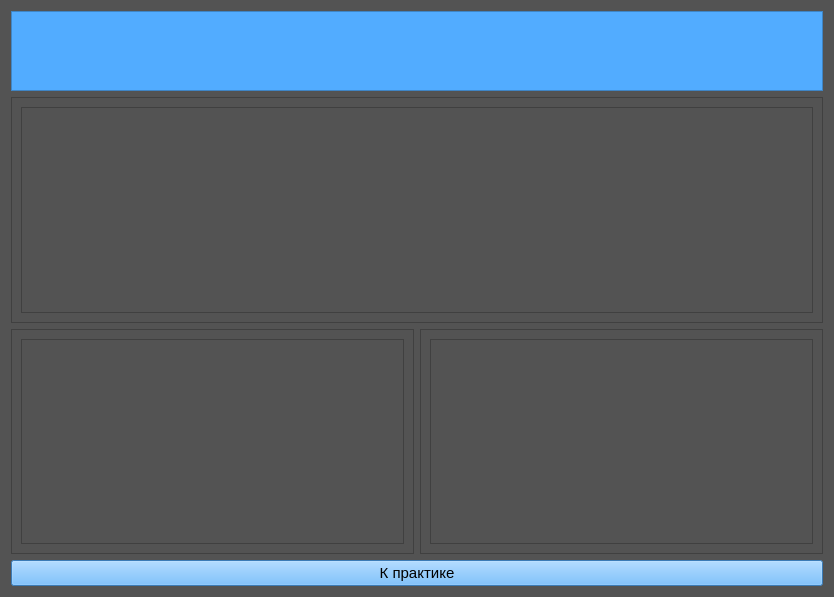
<?xml version="1.0" encoding="UTF-8"?>
<ui version="4.0">
 <class>Form</class>
 <widget class="QWidget" name="Form">
  <property name="geometry">
   <rect>
    <x>0</x>
    <y>0</y>
    <width>834</width>
    <height>597</height>
   </rect>
  </property>
  <property name="windowTitle">
   <string>Form</string>
  </property>
  <property name="styleSheet">
   <string notr="true">background-color: rgb(83, 83, 83);</string>
  </property>
  <layout class="QVBoxLayout" name="verticalLayout_2">
   <item>
    <widget class="QFrame" name="frame">
     <property name="minimumSize">
      <size>
       <width>0</width>
       <height>80</height>
      </size>
     </property>
     <property name="styleSheet">
      <string notr="true">background-color: rgb(82, 172, 255);</string>
     </property>
     <property name="frameShape">
      <enum>QFrame::StyledPanel</enum>
     </property>
     <property name="frameShadow">
      <enum>QFrame::Raised</enum>
     </property>
     <widget class="QLabel" name="label">
      <property name="geometry">
       <rect>
        <x>30</x>
        <y>20</y>
        <width>641</width>
        <height>51</height>
       </rect>
      </property>
      <property name="font">
       <font>
        <pointsize>18</pointsize>
       </font>
      </property>
      <property name="text">
       <string>               </string>
      </property>
     </widget>
    </widget>
   </item>
   <item>
    <widget class="QScrollArea" name="scrollArea">
     <property name="widgetResizable">
      <bool>true</bool>
     </property>
     <widget class="QWidget" name="scrollAreaWidgetContents_2">
      <property name="geometry">
       <rect>
        <x>0</x>
        <y>0</y>
        <width>814</width>
        <height>226</height>
       </rect>
      </property>
      <layout class="QVBoxLayout" name="verticalLayout">
       <item>
        <widget class="QTextEdit" name="teory">
         <property name="styleSheet">
          <string notr="true">font: 75 8pt &quot;MS Shell Dlg 2&quot;;</string>
         </property>
        </widget>
       </item>
      </layout>
     </widget>
    </widget>
   </item>
   <item>
    <layout class="QHBoxLayout" name="horizontalLayout">
     <item>
      <widget class="QScrollArea" name="scrollArea_2">
       <property name="widgetResizable">
        <bool>true</bool>
       </property>
       <widget class="QWidget" name="scrollAreaWidgetContents_3">
        <property name="geometry">
         <rect>
          <x>0</x>
          <y>0</y>
          <width>402</width>
          <height>223</height>
         </rect>
        </property>
        <layout class="QVBoxLayout" name="verticalLayout_3">
         <item>
          <widget class="QTextEdit" name="code1">
           <property name="styleSheet">
            <string notr="true">font: 75 8pt &quot;MS Shell Dlg 2&quot;;</string>
           </property>
          </widget>
         </item>
        </layout>
       </widget>
      </widget>
     </item>
     <item>
      <widget class="QScrollArea" name="scrollArea_3">
       <property name="widgetResizable">
        <bool>true</bool>
       </property>
       <widget class="QWidget" name="scrollAreaWidgetContents_5">
        <property name="geometry">
         <rect>
          <x>0</x>
          <y>0</y>
          <width>402</width>
          <height>223</height>
         </rect>
        </property>
        <layout class="QVBoxLayout" name="verticalLayout_4">
         <item>
          <widget class="QTextEdit" name="code2">
           <property name="styleSheet">
            <string notr="true">font: 75 8pt &quot;MS Shell Dlg 2&quot;;</string>
           </property>
          </widget>
         </item>
        </layout>
       </widget>
      </widget>
     </item>
    </layout>
   </item>
   <item>
    <widget class="QPushButton" name="to_practika">
     <property name="font">
      <font>
       <pointsize>11</pointsize>
      </font>
     </property>
     <property name="styleSheet">
      <string notr="true">background-color: rgb(82, 172, 255);</string>
     </property>
     <property name="text">
      <string>К практике</string>
     </property>
    </widget>
   </item>
  </layout>
 </widget>
 <resources/>
 <connections/>
</ui>
